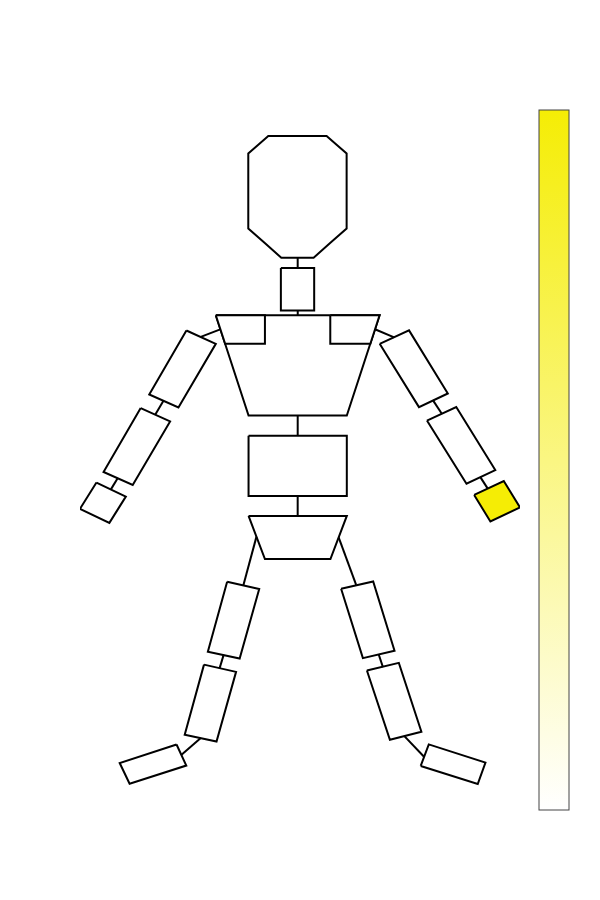
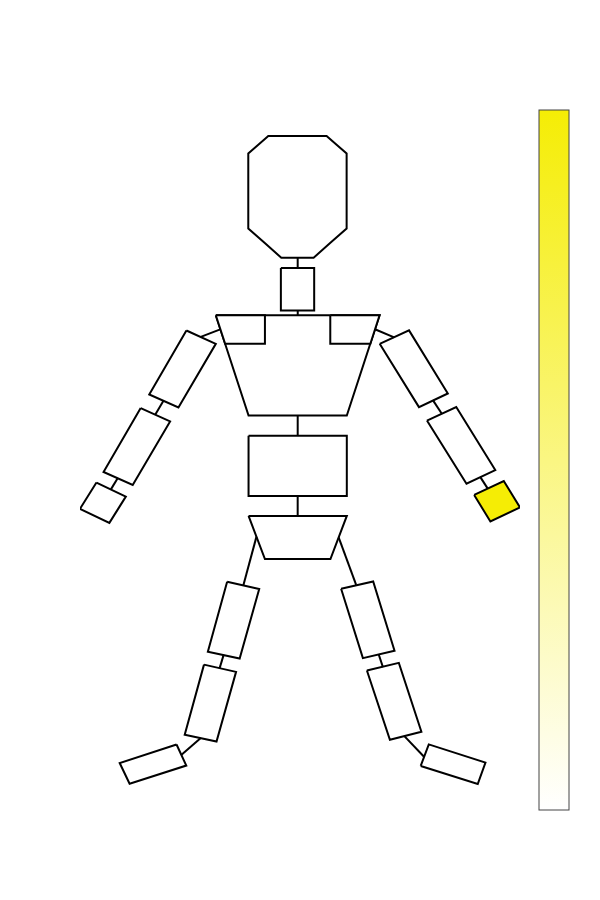

The notebook cell saved with these charts, in order:
### Code cell
print("Body Heatmap for decoder H x-axis")
# Plot for Decoder H

# Retrieve and reshape data 
coefficientsModel_x = modelH_dict['Coeff'][0]

coefficientsModel_x_reshaped = coefficientsModel_x.reshape(1,3)

# Sum all coefficients across all rotations and positions for each rigid body and normalise
coefficientsModelSumDOF = np.sum(np.abs(coefficientsModel_x_reshaped),1)
coefficientsModelSumDOF = coefficientsModelSumDOF / sum(coefficientsModelSumDOF)


# Create a list with all rigid bodies in skeleton and set rigid bodies that don't have components to 0
coefficients_X = np.zeros((19))
coefficients_X[12] = coefficientsModelSumDOF


# Normalise so the max value is 1
coefficients_X = coefficients_X/ max(coefficients_X)




# Set location and import body parts ( list of names of bodies that coefficients correspond to)


# Extract shape data from the svg file
elements,points,pathElements,bodyPartMapping = extractShapesFromSVG(location=location,parts=bodyParts)

# Set colours for each coefficient

colours = [get_color_hex(i,white,decoderHColor) for i in coefficients_X]

print(colours)
# Draw the object 
drawObject(points,elements,colours,bodyPartMapping,saveGameLocation+"_bodySchematic_decoderH_xAxis.svg",lightColor=whiteColorBar,darkColor = decoderHColorbar)
#print(coefficients_E_X)


print("Body Heatmap for decoder H y-axis")
# Plot for Y axis

# Retrieve and reshape data 
coefficientsModel_y = modelH_dict['Coeff'][1]

coefficientsModel_y_reshaped = coefficientsModel_y.reshape(1,3)

# Sum all coefficients across all rotations and positions for each rigid body and normalise
coefficientsModelSumDOF = np.sum(np.abs(coefficientsModel_y_reshaped),1)
coefficientsModelSumDOF = coefficientsModelSumDOF / sum(coefficientsModelSumDOF)


# Create a list with all rigid bodies in skeleton and set rigid bodies that don't have components to 0
coefficients_Y = np.zeros((19))
coefficients_Y[12] = coefficientsModelSumDOF


# Normalise so the max value is 1
coefficients_Y = coefficients_Y/ max(coefficients_Y)

# Set location and import body parts ( list of names of bodies that coefficients correspond to)


# Extract shape data from the svg file
elements,points,pathElements,bodyPartMapping = extractShapesFromSVG(location=location,parts=bodyParts)

# Set colours for each coefficient

colours = [get_color_hex(i,white,decoderHColor) for i in coefficients_Y]

print(colours)
# Draw the object 
drawObject(points,elements,colours,bodyPartMapping,saveGameLocation+"_bodySchematic_decoderH_yAxis.svg",lightColor=whiteColorBar,darkColor = decoderHColorbar)
#print(coefficients_E_X)

### Figure 1 — Plotly figure (JSON) as saved in the notebook; plotly's stock layout.template omitted (floating-point values rounded to 4 significant figures)
{"data": [{"hoverinfo": "none", "marker": {"cmax": 1, "cmin": 0, "colorbar": {"tickvals": [], "title": {"text": ""}}, "colorscale": [[0, "rgb(255, 255, 255)"], [1, "rgb(245,237,5)"]]}, "mode": "markers", "type": "scatter", "x": [null], "y": [null]}, {"fill": "toself", "fillcolor": "#000000", "line": {"color": "#000000", "width": 2}, "mode": "lines", "type": "scatter", "x": [107.5, 110.5, 112.8], "y": [-167.4, -176.5, -184.0]}, {"fill": "toself", "fillcolor": "#ffffff", "line": {"color": "#000000", "width": 2}, "mode": "lines", "type": "scatter", "x": [89.87, 100.0, 100.0, 89.87, 89.87], "y": [-73.58, -73.58, -88.36, -88.36, -73.58]}, {"fill": "toself", "fillcolor": "#ffffff", "line": {"color": "#000000", "width": 2}, "mode": "lines", "type": "scatter", "x": [61.03, 70, 58.59, 49.68, 61.03], "y": [-95.35, -100, -122.2, -117.6, -95.35]}, {"fill": "toself", "fillcolor": "#ffffff", "line": {"color": "#000000", "width": 2}, "mode": "lines", "type": "scatter", "x": [120.0, 129.0, 140.8, 132.0, 120.0], "y": [-99.98, -95.29, -117.3, -122.0, -99.98]}, {"fill": "toself", "fillcolor": "#ffffff", "line": {"color": "#000000", "width": 2}, "mode": "lines", "type": "scatter", "x": [47.07, 56.05, 44.64, 35.73, 47.07], "y": [-122.4, -127.0, -149.2, -144.7, -122.4]}, {"fill": "toself", "fillcolor": "#ffffff", "line": {"color": "#000000", "width": 2}, "mode": "lines", "type": "scatter", "x": [134.5, 143.4, 155.3, 146.5, 134.5], "y": [-126.7, -122.0, -144.0, -148.8, -126.7]}, {"fill": "toself", "fillcolor": "#ffffff", "line": {"color": "#000000", "width": 2}, "mode": "lines", "type": "scatter", "x": [80, 110, 110, 80, 80], "y": [-132, -132, -153, -153, -132]}, {"fill": "toself", "fillcolor": "#000000", "line": {"color": "#000000", "width": 2}, "mode": "lines", "type": "scatter", "x": [65.41, 71.35, 71.35], "y": [-97.57, -94.95, -94.95]}, {"fill": "toself", "fillcolor": "#000000", "line": {"color": "#000000", "width": 2}, "mode": "lines", "type": "scatter", "x": [124.4, 118.6, 118.6], "y": [-97.73, -94.9, -94.9]}, {"fill": "toself", "fillcolor": "#ffffff", "line": {"color": "#000000", "width": 2}, "mode": "lines", "type": "scatter", "x": [80, 85, 105, 110, 80], "y": [-160, -175, -175, -160, -160]}, {"fill": "toself", "fillcolor": "#000000", "line": {"color": "#000000", "width": 2}, "mode": "lines", "type": "scatter", "x": [40.08, 38.92, 37.97], "y": [-146.8, -149.0, -150.7]}, {"fill": "toself", "fillcolor": "#000000", "line": {"color": "#000000", "width": 2}, "mode": "lines", "type": "scatter", "x": [150.7, 152.0, 153.0], "y": [-146.4, -148.6, -150.4]}, {"fill": "toself", "fillcolor": "#000000", "line": {"color": "#000000", "width": 2}, "mode": "lines", "type": "scatter", "x": [95.0, 95.0], "y": [-69.88, -73.68]}, {"fill": "toself", "fillcolor": "#000000", "line": {"color": "#000000", "width": 2}, "mode": "lines", "type": "scatter", "x": [95.01, 95.01], "y": [-88.37, -90.09]}, {"fill": "toself", "fillcolor": "#000000", "line": {"color": "#000000", "width": 2}, "mode": "lines", "type": "scatter", "x": [95.0, 95.0], "y": [-124.7, -132.1]}, {"fill": "toself", "fillcolor": "#000000", "line": {"color": "#000000", "width": 2}, "mode": "lines", "type": "scatter", "x": [136.3, 137.8, 139.0], "y": [-119.6, -122.2, -124.3]}, {"fill": "toself", "fillcolor": "#000000", "line": {"color": "#000000", "width": 2}, "mode": "lines", "type": "scatter", "x": [95.0, 95.0], "y": [-153.0, -160.0]}, {"fill": "toself", "fillcolor": "#000000", "line": {"color": "#000000", "width": 2}, "mode": "lines", "type": "scatter", "x": [54.07, 52.68, 51.54], "y": [-119.8, -122.4, -124.6]}, {"fill": "toself", "fillcolor": "#ffffff", "line": {"color": "#000000", "width": 2}, "mode": "lines", "type": "scatter", "x": [108.3, 118.0, 124.6, 114.9, 108.3], "y": [-185.4, -182.8, -207.0, -209.6, -185.4]}, {"fill": "toself", "fillcolor": "#ffffff", "line": {"color": "#000000", "width": 2}, "mode": "lines", "type": "scatter", "x": [116.1, 125.9, 132.8, 123.2, 116.1], "y": [-213.9, -211.2, -235.3, -238.0, -213.9]}, {"fill": "toself", "fillcolor": "#000000", "line": {"color": "#000000", "width": 2}, "mode": "lines", "type": "scatter", "x": [82.42, 80.22, 78.4], "y": [-167.2, -176.6, -184.2]}, {"fill": "toself", "fillcolor": "#ffffff", "line": {"color": "#000000", "width": 2}, "mode": "lines", "type": "scatter", "x": [73.46, 83.25, 77.29, 67.58, 73.46], "y": [-182.9, -185.4, -209.7, -207.3, -182.9]}, {"fill": "toself", "fillcolor": "#ffffff", "line": {"color": "#000000", "width": 2}, "mode": "lines", "type": "scatter", "x": [66.4, 76.19, 70.22, 60.51, 66.4], "y": [-211.8, -214.4, -238.6, -236.2, -211.8]}, {"fill": "toself", "fillcolor": "#000000", "line": {"color": "#000000", "width": 2}, "mode": "lines", "type": "scatter", "x": [72.41, 71.71, 71.13], "y": [-208.3, -211.0, -213.2]}, {"fill": "toself", "fillcolor": "#000000", "line": {"color": "#000000", "width": 2}, "mode": "lines", "type": "scatter", "x": [119.7, 120.4, 121.0], "y": [-208.1, -210.7, -212.7]}, {"fill": "toself", "fillcolor": "#ffffff", "line": {"color": "#000000", "width": 2}, "mode": "lines", "type": "scatter", "x": [132.6, 135.0, 152.3, 150.0, 132.6], "y": [-247.1, -239.6, -246.0, -253.4, -247.1]}, {"fill": "toself", "fillcolor": "#000000", "line": {"color": "#000000", "width": 2}, "mode": "lines", "type": "scatter", "x": [127.6, 130.9, 133.6], "y": [-236.8, -240.7, -244.0]}, {"fill": "toself", "fillcolor": "#ffffff", "line": {"color": "#000000", "width": 2}, "mode": "lines", "type": "scatter", "x": [58.02, 60.99, 43.68, 40.66, 58.02], "y": [-239.7, -247.0, -253.3, -246.1, -239.7]}, {"fill": "toself", "fillcolor": "#000000", "line": {"color": "#000000", "width": 2}, "mode": "lines", "type": "scatter", "x": [65.41, 62.13, 59.44], "y": [-237.4, -240.7, -243.3]}, {"fill": "toself", "fillcolor": "#ffffff", "line": {"color": "#000000", "width": 2}, "mode": "lines", "type": "scatter", "x": [84.96, 79.92, 79.92, 79.92, 82.98, 86.03, 94.93, 103.8, 106.9, 109.9, 109.9, 109.9, 104.9, 99.87, 94.93, 90.0, 84.96], "y": [-64.86, -59.76, -46.7, -33.64, -30.59, -27.53, -27.53, -27.53, -30.59, -33.64, -46.7, -59.76, -64.86, -69.95, -69.95, -69.95, -64.86]}, {"fill": "toself", "fillcolor": "#ffffff", "line": {"color": "#000000", "width": 2}, "mode": "lines", "type": "scatter", "x": [33.56, 42.53, 37.51, 28.54, 33.56], "y": [-148.3, -153.3, -162.4, -157.5, -148.3]}, {"fill": "toself", "fillcolor": "#ffffff", "line": {"color": "#000000", "width": 2}, "mode": "lines", "type": "scatter", "x": [70, 120, 110, 80, 70], "y": [-90, -90, -125, -125, -90]}, {"fill": "toself", "fillcolor": "#ffffff", "line": {"color": "#000000", "width": 2}, "mode": "lines", "type": "scatter", "x": [70, 85, 85, 72.85, 70], "y": [-90, -90, -100, -100, -90]}, {"fill": "toself", "fillcolor": "#ffffff", "line": {"color": "#000000", "width": 2}, "mode": "lines", "type": "scatter", "x": [105.0, 120, 117.2, 105.0, 105.0], "y": [-90, -90, -100, -100, -90]}, {"fill": "toself", "fillcolor": "#f5ed05", "line": {"color": "#000000", "width": 2}, "mode": "lines", "type": "scatter", "x": [148.9, 157.9, 162.9, 153.8, 148.9], "y": [-152.7, -147.8, -157.0, -161.9, -152.7]}], "layout": {"height": 900, "showlegend": false, "width": 600, "xaxis": {"showgrid": false, "showline": false, "showticklabels": false, "ticks": "", "zeroline": false}, "yaxis": {"showgrid": false, "showline": false, "showticklabels": false, "ticks": "", "zeroline": false}}}

### Figure 2 — Plotly figure (JSON) as saved in the notebook; plotly's stock layout.template omitted (floating-point values rounded to 4 significant figures)
{"data": [{"hoverinfo": "none", "marker": {"cmax": 1, "cmin": 0, "colorbar": {"tickvals": [], "title": {"text": ""}}, "colorscale": [[0, "rgb(255, 255, 255)"], [1, "rgb(245,237,5)"]]}, "mode": "markers", "type": "scatter", "x": [null], "y": [null]}, {"fill": "toself", "fillcolor": "#000000", "line": {"color": "#000000", "width": 2}, "mode": "lines", "type": "scatter", "x": [107.5, 110.5, 112.8], "y": [-167.4, -176.5, -184.0]}, {"fill": "toself", "fillcolor": "#ffffff", "line": {"color": "#000000", "width": 2}, "mode": "lines", "type": "scatter", "x": [89.87, 100.0, 100.0, 89.87, 89.87], "y": [-73.58, -73.58, -88.36, -88.36, -73.58]}, {"fill": "toself", "fillcolor": "#ffffff", "line": {"color": "#000000", "width": 2}, "mode": "lines", "type": "scatter", "x": [61.03, 70, 58.59, 49.68, 61.03], "y": [-95.35, -100, -122.2, -117.6, -95.35]}, {"fill": "toself", "fillcolor": "#ffffff", "line": {"color": "#000000", "width": 2}, "mode": "lines", "type": "scatter", "x": [120.0, 129.0, 140.8, 132.0, 120.0], "y": [-99.98, -95.29, -117.3, -122.0, -99.98]}, {"fill": "toself", "fillcolor": "#ffffff", "line": {"color": "#000000", "width": 2}, "mode": "lines", "type": "scatter", "x": [47.07, 56.05, 44.64, 35.73, 47.07], "y": [-122.4, -127.0, -149.2, -144.7, -122.4]}, {"fill": "toself", "fillcolor": "#ffffff", "line": {"color": "#000000", "width": 2}, "mode": "lines", "type": "scatter", "x": [134.5, 143.4, 155.3, 146.5, 134.5], "y": [-126.7, -122.0, -144.0, -148.8, -126.7]}, {"fill": "toself", "fillcolor": "#ffffff", "line": {"color": "#000000", "width": 2}, "mode": "lines", "type": "scatter", "x": [80, 110, 110, 80, 80], "y": [-132, -132, -153, -153, -132]}, {"fill": "toself", "fillcolor": "#000000", "line": {"color": "#000000", "width": 2}, "mode": "lines", "type": "scatter", "x": [65.41, 71.35, 71.35], "y": [-97.57, -94.95, -94.95]}, {"fill": "toself", "fillcolor": "#000000", "line": {"color": "#000000", "width": 2}, "mode": "lines", "type": "scatter", "x": [124.4, 118.6, 118.6], "y": [-97.73, -94.9, -94.9]}, {"fill": "toself", "fillcolor": "#ffffff", "line": {"color": "#000000", "width": 2}, "mode": "lines", "type": "scatter", "x": [80, 85, 105, 110, 80], "y": [-160, -175, -175, -160, -160]}, {"fill": "toself", "fillcolor": "#000000", "line": {"color": "#000000", "width": 2}, "mode": "lines", "type": "scatter", "x": [40.08, 38.92, 37.97], "y": [-146.8, -149.0, -150.7]}, {"fill": "toself", "fillcolor": "#000000", "line": {"color": "#000000", "width": 2}, "mode": "lines", "type": "scatter", "x": [150.7, 152.0, 153.0], "y": [-146.4, -148.6, -150.4]}, {"fill": "toself", "fillcolor": "#000000", "line": {"color": "#000000", "width": 2}, "mode": "lines", "type": "scatter", "x": [95.0, 95.0], "y": [-69.88, -73.68]}, {"fill": "toself", "fillcolor": "#000000", "line": {"color": "#000000", "width": 2}, "mode": "lines", "type": "scatter", "x": [95.01, 95.01], "y": [-88.37, -90.09]}, {"fill": "toself", "fillcolor": "#000000", "line": {"color": "#000000", "width": 2}, "mode": "lines", "type": "scatter", "x": [95.0, 95.0], "y": [-124.7, -132.1]}, {"fill": "toself", "fillcolor": "#000000", "line": {"color": "#000000", "width": 2}, "mode": "lines", "type": "scatter", "x": [136.3, 137.8, 139.0], "y": [-119.6, -122.2, -124.3]}, {"fill": "toself", "fillcolor": "#000000", "line": {"color": "#000000", "width": 2}, "mode": "lines", "type": "scatter", "x": [95.0, 95.0], "y": [-153.0, -160.0]}, {"fill": "toself", "fillcolor": "#000000", "line": {"color": "#000000", "width": 2}, "mode": "lines", "type": "scatter", "x": [54.07, 52.68, 51.54], "y": [-119.8, -122.4, -124.6]}, {"fill": "toself", "fillcolor": "#ffffff", "line": {"color": "#000000", "width": 2}, "mode": "lines", "type": "scatter", "x": [108.3, 118.0, 124.6, 114.9, 108.3], "y": [-185.4, -182.8, -207.0, -209.6, -185.4]}, {"fill": "toself", "fillcolor": "#ffffff", "line": {"color": "#000000", "width": 2}, "mode": "lines", "type": "scatter", "x": [116.1, 125.9, 132.8, 123.2, 116.1], "y": [-213.9, -211.2, -235.3, -238.0, -213.9]}, {"fill": "toself", "fillcolor": "#000000", "line": {"color": "#000000", "width": 2}, "mode": "lines", "type": "scatter", "x": [82.42, 80.22, 78.4], "y": [-167.2, -176.6, -184.2]}, {"fill": "toself", "fillcolor": "#ffffff", "line": {"color": "#000000", "width": 2}, "mode": "lines", "type": "scatter", "x": [73.46, 83.25, 77.29, 67.58, 73.46], "y": [-182.9, -185.4, -209.7, -207.3, -182.9]}, {"fill": "toself", "fillcolor": "#ffffff", "line": {"color": "#000000", "width": 2}, "mode": "lines", "type": "scatter", "x": [66.4, 76.19, 70.22, 60.51, 66.4], "y": [-211.8, -214.4, -238.6, -236.2, -211.8]}, {"fill": "toself", "fillcolor": "#000000", "line": {"color": "#000000", "width": 2}, "mode": "lines", "type": "scatter", "x": [72.41, 71.71, 71.13], "y": [-208.3, -211.0, -213.2]}, {"fill": "toself", "fillcolor": "#000000", "line": {"color": "#000000", "width": 2}, "mode": "lines", "type": "scatter", "x": [119.7, 120.4, 121.0], "y": [-208.1, -210.7, -212.7]}, {"fill": "toself", "fillcolor": "#ffffff", "line": {"color": "#000000", "width": 2}, "mode": "lines", "type": "scatter", "x": [132.6, 135.0, 152.3, 150.0, 132.6], "y": [-247.1, -239.6, -246.0, -253.4, -247.1]}, {"fill": "toself", "fillcolor": "#000000", "line": {"color": "#000000", "width": 2}, "mode": "lines", "type": "scatter", "x": [127.6, 130.9, 133.6], "y": [-236.8, -240.7, -244.0]}, {"fill": "toself", "fillcolor": "#ffffff", "line": {"color": "#000000", "width": 2}, "mode": "lines", "type": "scatter", "x": [58.02, 60.99, 43.68, 40.66, 58.02], "y": [-239.7, -247.0, -253.3, -246.1, -239.7]}, {"fill": "toself", "fillcolor": "#000000", "line": {"color": "#000000", "width": 2}, "mode": "lines", "type": "scatter", "x": [65.41, 62.13, 59.44], "y": [-237.4, -240.7, -243.3]}, {"fill": "toself", "fillcolor": "#ffffff", "line": {"color": "#000000", "width": 2}, "mode": "lines", "type": "scatter", "x": [84.96, 79.92, 79.92, 79.92, 82.98, 86.03, 94.93, 103.8, 106.9, 109.9, 109.9, 109.9, 104.9, 99.87, 94.93, 90.0, 84.96], "y": [-64.86, -59.76, -46.7, -33.64, -30.59, -27.53, -27.53, -27.53, -30.59, -33.64, -46.7, -59.76, -64.86, -69.95, -69.95, -69.95, -64.86]}, {"fill": "toself", "fillcolor": "#ffffff", "line": {"color": "#000000", "width": 2}, "mode": "lines", "type": "scatter", "x": [33.56, 42.53, 37.51, 28.54, 33.56], "y": [-148.3, -153.3, -162.4, -157.5, -148.3]}, {"fill": "toself", "fillcolor": "#ffffff", "line": {"color": "#000000", "width": 2}, "mode": "lines", "type": "scatter", "x": [70, 120, 110, 80, 70], "y": [-90, -90, -125, -125, -90]}, {"fill": "toself", "fillcolor": "#ffffff", "line": {"color": "#000000", "width": 2}, "mode": "lines", "type": "scatter", "x": [70, 85, 85, 72.85, 70], "y": [-90, -90, -100, -100, -90]}, {"fill": "toself", "fillcolor": "#ffffff", "line": {"color": "#000000", "width": 2}, "mode": "lines", "type": "scatter", "x": [105.0, 120, 117.2, 105.0, 105.0], "y": [-90, -90, -100, -100, -90]}, {"fill": "toself", "fillcolor": "#f5ed05", "line": {"color": "#000000", "width": 2}, "mode": "lines", "type": "scatter", "x": [148.9, 157.9, 162.9, 153.8, 148.9], "y": [-152.7, -147.8, -157.0, -161.9, -152.7]}], "layout": {"height": 900, "showlegend": false, "width": 600, "xaxis": {"showgrid": false, "showline": false, "showticklabels": false, "ticks": "", "zeroline": false}, "yaxis": {"showgrid": false, "showline": false, "showticklabels": false, "ticks": "", "zeroline": false}}}
